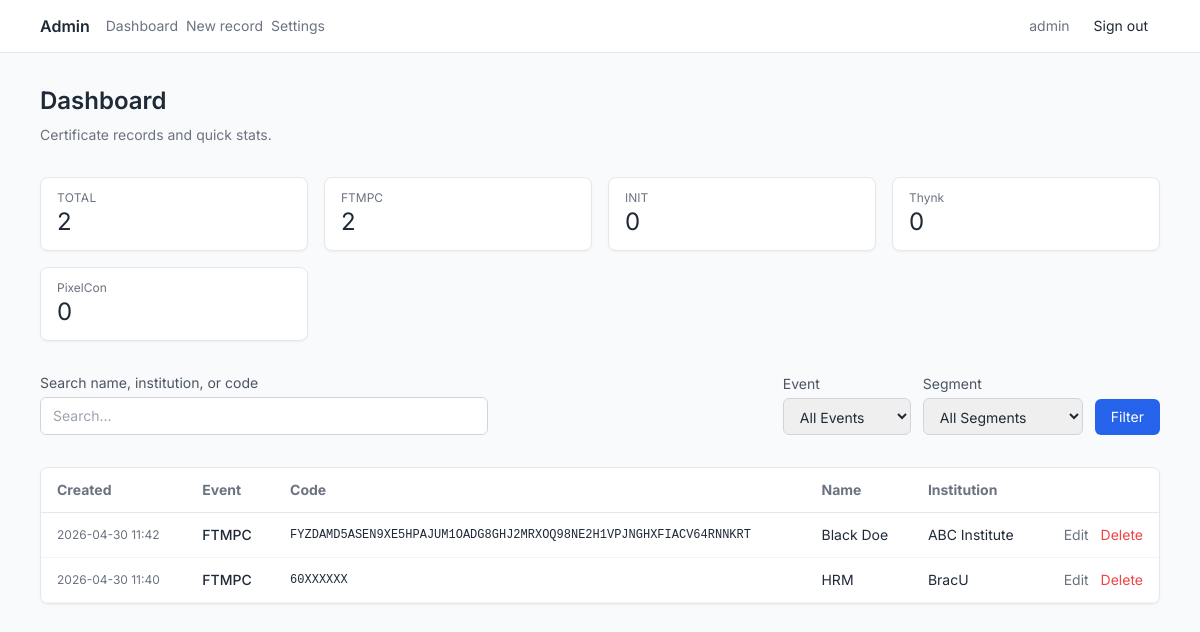
/admin/ (signed in), run on the app's committed database.
### app/models.py (models this page shows)
class Admin(db.Model):
    __tablename__ = "admins"
    id = db.Column(db.Integer, primary_key=True)
    username = db.Column(db.String(128), nullable=False, unique=True, index=True)
    password_hash = db.Column(db.String(256), nullable=False)
    api_token_hash = db.Column(db.String(256), nullable=True)
    api_token_created_at = db.Column(db.DateTime(timezone=True), nullable=True)

class Certificate(db.Model):
    __tablename__ = "certificates"
    id = db.Column(db.Integer, primary_key=True)
    event = db.Column(db.String(64), nullable=False, index=True)
    verification_code = db.Column(db.String(64), nullable=False)
    name = db.Column(db.String(256), nullable=False)
    institution = db.Column(db.String(256), nullable=False)
    segment = db.Column(db.String(256), nullable=True)
    prize_place = db.Column(db.String(256), nullable=False)
    installment = db.Column(db.String(256), nullable=False)
    cert_type = db.Column(db.String(64), nullable=False, default="winner")
    created_at = db.Column(db.DateTime(timezone=True), nullable=False)
    __table_args__ = (
        db.UniqueConstraint("event", "verification_code", name="uix_event_verification_code"),
        db.Index("idx_verification_code", "verification_code"),
        db.Index("idx_event_cert_type", "event", "cert_type"),
    )

### app/routes/admin.py (the view)
@bp.route("/")
@login_required
def dashboard():
    page = max(1, request.args.get("page", 1, type=int))
    sort = request.args.get("sort", "created_at")
    order = request.args.get("order", "desc")
    search = request.args.get("q", "", type=str)
    event_filter = request.args.get("event", "", type=str)
    segment_filter = request.args.get("segment", "", type=str)
    sort_dir = -1 if order == "desc" else 1
    rows, total = m.certificate_list_paginated(
        page=page,
        per_page=Config.PER_PAGE,
        sort_field=sort,
        sort_dir=sort_dir,
        search=search or None,
        event_filter=event_filter or None,
        segment_filter=segment_filter or None,
    )
    stats = m.certificate_stats()
    pages = (total + Config.PER_PAGE - 1) // Config.PER_PAGE if total else 1
    segments = m.certificate_get_unique_segments()
    return render_template(
        "admin/dashboard.html",
        rows=rows,
        page=page,
        pages=pages,
        total=total,
        sort=sort,
        order=order,
        q=search or "",
        event_filter=event_filter,
        segment_filter=segment_filter,
        stats=stats,
        events=Config.EVENTS,
        segments=segments,
    )

### app/auth.py (called while the page is built)
def load_user(user_id: str) -> AdminUser | None:
    doc = m.admin_get_by_id(user_id)
    if not doc:
        return None
    return AdminUser(doc)

### app/models.py (called while the page is built)
def _certificate_to_dict(cert: Certificate) -> dict[str, Any]:
    return {
        "_id": str(cert.id),
        "event": cert.event,
        "verification_code": cert.verification_code,
        "name": cert.name,
        "institution": cert.institution,
        "segment": cert.segment,
        "prize_place": cert.prize_place,
        "installment": cert.installment,
        "cert_type": cert.cert_type,
        "created_at": cert.created_at,
    }

def _admin_to_dict(admin: Admin) -> dict[str, Any]:
    return {
        "_id": str(admin.id),
        "username": admin.username,
        "password_hash": admin.password_hash,
        "api_token_hash": admin.api_token_hash,
        "api_token_created_at": admin.api_token_created_at,
    }

def certificate_get_unique_segments() -> list[str]:
    segments = db.session.query(Certificate.segment).distinct().filter(
        Certificate.segment.isnot(None),
        Certificate.segment != ""
    ).all()
    return [s[0] for s in segments if s[0]]

def certificate_stats() -> dict[str, Any]:
    total = Certificate.query.count()
    counts = (
        db.session.query(Certificate.event, func.count(Certificate.id))
        .group_by(Certificate.event)
        .all()
    )
    by_event = {event: count for event, count in counts}
    return {"total": total, "by_event": by_event}

def admin_get_by_id(user_id: str) -> dict | None:
    try:
        admin_id = int(user_id)
    except ValueError:
        return None
    admin = Admin.query.get(admin_id)
    return _admin_to_dict(admin) if admin else None

### app/templates/admin/dashboard.html (shortened to what this page needs)
{% extends "admin/base.html" %}
{% block admin_body %}
  <div class="space-y-8 step-enter">
    <div>
      <h1 class="text-2xl font-semibold text-gray-800 mb-2">Dashboard</h1>
      <p class="text-gray-500 text-sm">Certificate records and quick stats.</p>
    </div>
    <div class="grid grid-cols-1 sm:grid-cols-2 lg:grid-cols-4 gap-4">
      <div class="bg-white shadow-sm border border-gray-200 rounded-lg px-4 py-3">
        <div class="text-gray-500 text-xs uppercase tracking-wide">Total</div>
        <div class="text-2xl text-gray-800">{{ stats.total }}</div>
      </div>
      {% for ev in events %}
        <div class="bg-white shadow-sm border border-gray-200 rounded-lg px-4 py-3">
          <div class="text-gray-500 text-xs">{{ ev }}</div>
          <div class="text-2xl text-gray-800">{{ stats.by_event.get(ev, 0) }}</div>
        </div>
      {% endfor %}
    </div>
    <form
      method="get"
      action="{{ url_for('admin.dashboard') }}"
      class="flex flex-col sm:flex-row gap-3 items-stretch sm:items-end"
    >
      <div class="flex-1">
        <label class="block text-sm text-gray-600 mb-1">Search name, institution, or code</label>
        <input
          type="search"
          name="q"
          value="{{ q }}"
          class="w-full max-w-md px-3 py-2 border border-gray-300 rounded-md text-sm focus:outline-none focus:ring-2 focus:ring-blue-500"
          placeholder="Search…"
        />
      </div>
      <div class="w-32">
        <label class="block text-sm text-gray-600 mb-1">Event</label>
        <select
          name="event"
          class="w-full px-3 py-2 border border-gray-300 rounded-md text-sm focus:outline-none focus:ring-2 focus:ring-blue-500"
        >
          <option value="">All Events</option>
        </select>
      </div>
      <div class="w-40">
        <label class="block text-sm text-gray-600 mb-1">Segment</label>
        <select
          name="segment"
          class="w-full px-3 py-2 border border-gray-300 rounded-md text-sm focus:outline-none focus:ring-2 focus:ring-blue-500"
        >
          <option value="">All Segments</option>
        </select>
      </div>
      <button type="submit" class="px-4 py-2 bg-blue-600 text-white rounded-md hover:bg-blue-700 transition-colors text-sm">Filter</button>
    </form>
    <div class="overflow-x-auto rounded-lg border border-gray-200 bg-white shadow-sm">
      <table class="w-full text-sm">
        <thead>
          <tr class="text-gray-500 border-b border-gray-200">
            <th class="text-left px-4 py-3">
              {% if sort == 'created_at' %}
                {% set noc = 'asc' if order == 'desc' else 'desc' %}
              {% else %}
                {% set noc = 'desc' %}
              {% endif %}
              <a
                class="hover:text-blue-600"
                href="{{ url_for('admin.dashboard', page=1, q=q, sort='created_at', order=noc, event=event_filter, segment=segment_filter) }}"
                >Created</a
              >
            </th>
            <th class="text-left px-4 py-3">
              {% if sort == 'event' %}
                {% set noe = 'asc' if order == 'desc' else 'desc' %}
              {% else %}
                {% set noe = 'asc' %}
              {% endif %}
              <a
                class="hover:text-blue-600"
                href="{{ url_for('admin.dashboard', page=1, q=q, sort='event', order=noe, event=event_filter, segment=segment_filter) }}"
                >Event</a
              >
            </th>
            <th class="text-left px-4 py-3">
              {% if sort == 'verification_code' %}
                {% set nov = 'asc' if order == 'desc' else 'desc' %}
              {% else %}
                {% set nov = 'asc' %}
              {% endif %}
              <a
                class="hover:text-blue-600"
                href="{{ url_for('admin.dashboard', page=1, q=q, sort='verification_code', order=nov, event=event_filter, segment=segment_filter) }}"
                >Code</a
              >
            </th>
            <th class="text-left px-4 py-3">
              {% if sort == 'name' %}
                {% set non = 'asc' if order == 'desc' else 'desc' %}
              {% else %}
                {% set non = 'asc' %}
              {% endif %}
              <a
                class="hover:text-blue-600"
                href="{{ url_for('admin.dashboard', page=1, q=q, sort='name', order=non, event=event_filter, segment=segment_filter) }}"
                >Name</a
              >
            </th>
            <th class="text-left px-4 py-3">Institution</th>
            <th class="text-right px-4 py-3"></th>
          </tr>
        </thead>
        <tbody>
          {% for row in rows %}
            <tr class="border-b border-gray-100 hover:bg-gray-50">
              <td class="whitespace-nowrap text-xs text-gray-500 px-4 py-3">
                {{ row.created_at.strftime('%Y-%m-%d %H:%M') if row.created_at else '—' }}
              </td>
              <td class="font-medium px-4 py-3">{{ row.event }}</td>
              <td class="font-mono text-xs px-4 py-3">{{ row.verification_code }}</td>
              <td class="px-4 py-3">{{ row.name }}</td>
              <td class="max-w-[12rem] truncate px-4 py-3" title="{{ row.institution }}">
                {{ row.institution }}
              </td>
              <td class="text-right whitespace-nowrap px-4 py-3">
                <a
                  href="{{ url_for('admin.certificate_edit', oid=row._id) }}"
                  class="text-sm text-gray-500 hover:text-blue-600"
                  >Edit</a
                >
                <form
                  method="post"
                  action="{{ url_for('admin.certificate_delete', oid=row._id) }}"
                  class="inline ml-2"
                  onsubmit="return confirm('Delete this record?');"
                >
                  <button type="submit" class="text-sm text-red-500 hover:text-red-700">Delete</button>
                </form>
              </td>
            </tr>
          {% else %}
            <tr>
              <td colspan="6" class="text-center text-gray-500 py-8">No records yet.</td>
            </tr>
          {% endfor %}
        </tbody>
      </table>
    </div>
  </div>
{% endblock %}

### app/templates/admin/base.html (shortened to what this page needs)
{% extends "base.html" %}
{% block body %}
  <div class="min-h-screen flex flex-col bg-gray-50">
    <header
      class="border-b border-gray-200 bg-white/90 backdrop-blur-sm sticky top-0 z-20"
    >
      <div class="max-w-6xl mx-auto px-4 py-3 flex flex-wrap items-center justify-between gap-3">
        <div class="flex items-center gap-4">
          <a href="{{ url_for('admin.dashboard') }}" class="font-semibold text-gray-800"
            >Admin</a
          >
          <nav class="flex gap-2 text-sm">
            <a
              href="{{ url_for('admin.dashboard') }}"
              class="text-gray-500 hover:text-blue-600 transition-all duration-300"
              >Dashboard</a
            >
            <a
              href="{{ url_for('admin.certificate_new') }}"
              class="text-gray-500 hover:text-blue-600 transition-all duration-300"
              >New record</a
            >
            <a
              href="{{ url_for('admin.settings') }}"
              class="text-gray-500 hover:text-blue-600 transition-all duration-300"
              >Settings</a
            >
          </nav>
        </div>
        <div class="flex items-center gap-3 text-sm">
          {% if current_user.is_authenticated %}
            <span class="text-gray-500">{{ current_user.username }}</span>
            <a href="{{ url_for('admin.logout') }}" class="px-3 py-1 text-sm hover:bg-gray-100 rounded">Sign out</a>
          {% endif %}
        </div>
      </div>
    </header>
    <main class="flex-1 max-w-6xl w-full mx-auto px-4 py-8">
      {% block admin_body %}{% endblock %}
    </main>
  </div>
{% endblock %}

### app/templates/base.html (shortened to what this page needs)
<!DOCTYPE html>
<html lang="en">
  <head>
    <script src="https://cdn.tailwindcss.com"></script>
    <link rel="stylesheet" href="{{ url_for('static', filename='css/app.css') }}" />
  </head>
  <body class="min-h-screen bg-gray-50 text-gray-800 font-sans antialiased">
    {% block body %}{% endblock %}
  </body>
</html>

### app/static/css/app.css (style rules this page uses)
:root { --color-primary: #2563EB; --color-background-dark: #FFFFFF; --color-surface-dark: #F3F4F6; --color-text-muted: #6B7280; --color-background-light: #FFFFFF; --color-surface-light: #F9FAFB; --color-accent: #2563EB; --color-muted-strong: #9CA3AF; }
.step-enter { animation: step-enter 0.45s ease-out both; }

### data on the page
Admin: username "admin"
Certificate: event "FTMPC", by_event.get "2", created_at "2026-04-30 11:42", verification_code "FYZDAMD5ASEN9XE5HPAJUM1OADG8GHJ2MRXOQ98NE2H1VPJNGHXFIACV64RNNKRT", name "Black Doe", institution "ABC Institute"
Certificate: created_at "2026-04-30 11:40", event "FTMPC", verification_code "60XXXXXX", name "HRM", institution "BracU"

### other printed values
{{ stats.total }} "2"
{{ ev }} "INIT" "Thynk" "PixelCon"
{{ stats.by_event.get(ev, 0) }} "0" "0" "0"
